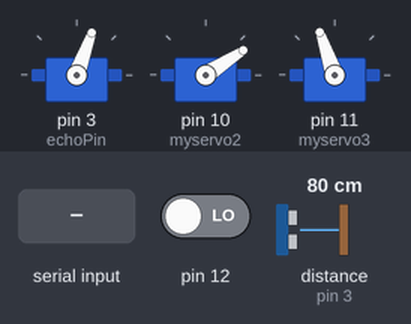
Recording of a sketch running on a simulated Arduino Uno, built with avr-gcc and run on an emulated ATmega328P. Parts: 3 × servo. Inputs (shaded band) come from the test bench; at power-on: pin 12 LOW, distance to the obstacle (sensor on pin 3) 80 cm. The echo pulse lasts 58.3 µs per cm; what the sketch prints to the serial monitor is not drawn.

Above: at 1.2 s.
1.3 s: pin 12 driven HIGH
2.8 s: byte 30 received over Serial
5.8 s: distance to the obstacle (sensor on pin 3) set to 4 cm
8.3 s: distance to the obstacle (sensor on pin 3) set to 35 cm
11.3 s: byte 120 received over Serial
Timing chart, 0 to 13.8 s (numbered marks = the images above; inputs shaded):
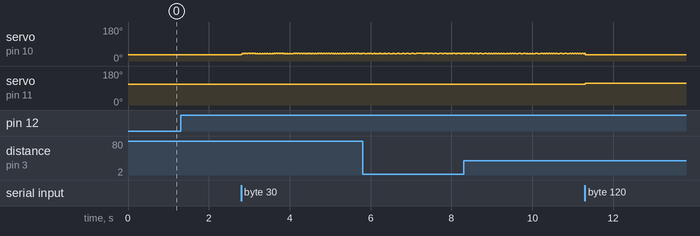

The sketch:

maxtalk4.ino
```cpp
// servo stuff

// Include the library:
#include <NewPing.h>
// Define pins and max distance:
#define trigPin  2
#define echoPin  3
#define MAX_DISTANCE 200
NewPing sonar(trigPin, echoPin, MAX_DISTANCE); // NewPing setup of pins and maximum distance.
float duration, distance;
long lastMillis=0;

#include <Servo.h>
Servo myservo;
Servo myservo2;
Servo myservo3;
int vel = 2;
int value;
int dif1, dif2, dif3;
int dif=1;

int pos1 = 70;
int tarPos1 = 70;
int pos1a = 70;
int pos1b = 62;

int pos2 = 33;
int tarPos2 = 33;
int pos2a = 33;
int pos2b = 40;

int pos3 = 109;
int tarPos3 = 109;
int pos3a = 109;
int pos3b = 115;

bool comStarted = false;

void setup() {

  // servo
  myservo.attach(3);
  myservo2.attach(10);
  myservo3.attach(11);

  //ultrasonic
  pinMode(trigPin,OUTPUT); //set pinmodes
  pinMode(echoPin,INPUT);
  pinMode(12, INPUT);

  Serial.begin(9600);
}

void loop() {

   if(!comStarted){
    if(digitalRead(12)==HIGH) {
      comStarted = true;
      int mess = 300+int(distance);
      Serial.println(mess);
    }
  }

  getDist();
  receiveMax();
  updateServo();
}

void getDist(){

  long currentMillis = millis();

  if(currentMillis-lastMillis>30){
    lastMillis = currentMillis;
    duration = sonar.ping();
  distance = (duration / 2) * 0.0343;
  }
}

void receiveMax(){

   if(Serial.available()&&comStarted){

    value = Serial.read();

    if (value<300){

     if(value%2==0) tarPos1 = pos1a;
    else tarPos1 = pos1b;

    int val2 = value/10;

    if(val2%2==0) tarPos2 = pos2a;
    else tarPos2 = pos2b;

    int val3 = value/100;

    if(val3%2==0) tarPos3 = pos3a;
    else tarPos3 = pos3b;

      int mess1 = 300+int(distance);
      Serial.println(mess1);
    }
  }
}


void updateServo(){

   if(pos1>tarPos1) pos1-=vel;
  else if (pos1<tarPos1) pos1+=vel;
  myservo.write(pos1);

  if(pos2>tarPos2) pos2-=vel;
  else if (pos2<tarPos2) pos2+=vel;
  myservo2.write(pos2);

  if(pos3>tarPos3) pos3-=vel;
  else if (pos3<tarPos3) pos3+=vel;
  myservo3.write(pos3);
}
```

Measured:
- after the input at 1.3 s, every drawn part: stays the same
- after the input at 11.3 s, servo on pin 11 (myservo3): 109° → 115° at once
